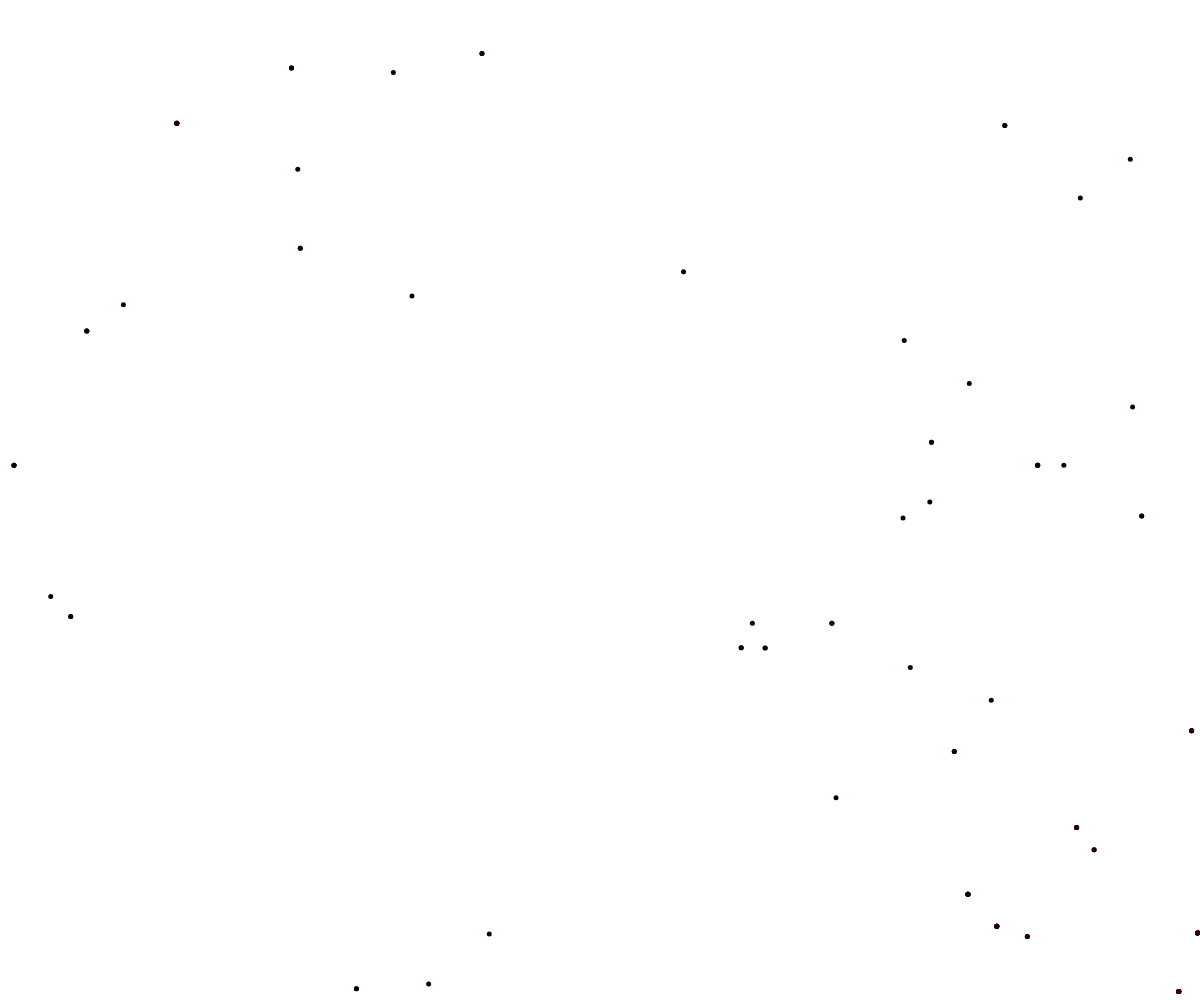
Frame 1 (no input)
Frame 60 (no input): blank canvas, image omitted
Frame 120 (the mouse pressed at the canvas centre since frame 60): blank canvas, image omitted

The p5.js sketch that drew this single still picture (run headless with seeded random() and noise() and a simulated clock; from frame 60 on, the mouse is pressed at the canvas centre):

// p5.js sketch
// ── sketch.js
function setup() {
  createCanvas(windowWidth,windowHeight);
  background(255);
  network = new network();
  for (var i = 0; i < network.populationSize; i++) {
    network.population.push(new object(random(width),random(height)));
  }
  network.show();
}

function draw() {
  background(255);
  network.generate();
  network.show();
}

function network() {
  this.populationSize = 100;
  this.population = [];
  this.genePool = [];
}

network.prototype.generate = function() {
  this.genePool = [];
  for (var i = 0; i < this.populationSize; i++) {
    this.population[i].mutate();
    this.population[i].calculateFitness();
    this.population[i].genePoolAdd();
  }
  this.population = [];
  for (var i = 0; i < this.populationSize; i++) {
    this.population.push(random(this.genePool));
  }
}

network.prototype.show = function() {
  this.population.map(function(curr) {
    curr.show();
  })
}

function object(x,y) {
  this.dna = [x,y];
  this.mutation = 10;
  this.fitness = round(this.calculateFitness()/100);
}

object.prototype.mutate = function() {
  for (var i = 0; i < this.dna.length; i++) {
    this.dna[i] += random(-this.mutation,this.mutation);
  }

}

object.prototype.calculateFitness = function() {
  var max = dist(0,0,width/2,height/2);
  return max - dist(this.dna[0],this.dna[1],mouseX,mouseY);
}

object.prototype.genePoolAdd = function() {
  for(var i = 0; i < this.fitness * this.fitness; i++) {
    network.genePool.push(new object(this.dna[0],this.dna[1]));
  }
}

object.prototype.show = function() {
  stroke(this.fitness*this.fitness,0,0);
  strokeWeight(5);
  point(this.dna[0],this.dna[1]);
}
